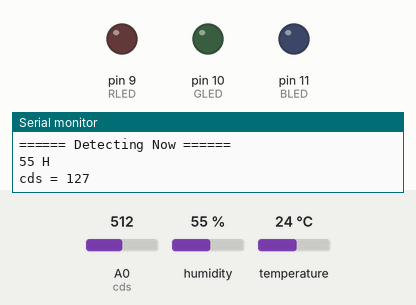
Recording of a sketch running on a simulated Arduino Uno, built with avr-gcc and run on an emulated ATmega328P. Shown: output pins drawn as LEDs (lit = HIGH), the last lines printed to the serial monitor. The test bench sets the inputs (shaded band); at power-on: humidity 55 %, A0 (cds) = 512, temperature 24 °C.

Above: at 2.3 s.
2.4 s: humidity set to 69 %
4.5 s: humidity set to 72 %
At 5.7 s:
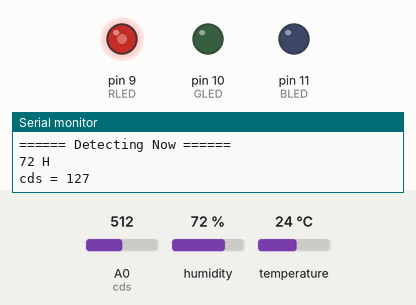
6.6 s: A0 (cds) set to 716
At 8.6 s:
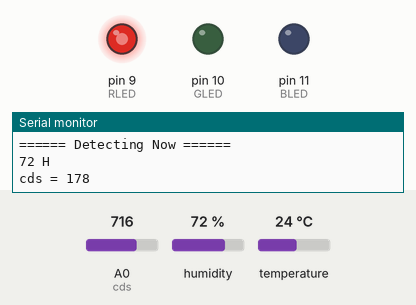
9.1 s: A0 (cds) set to 900
At 10.6 s:
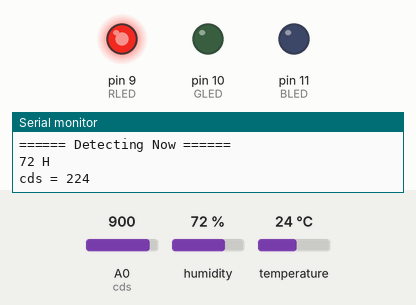
11.2 s: A0 (cds) set to 175
At 13.4 s:
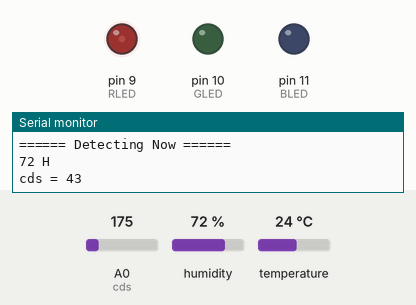
13.7 s: humidity set to 22 %
At 14.3 s:
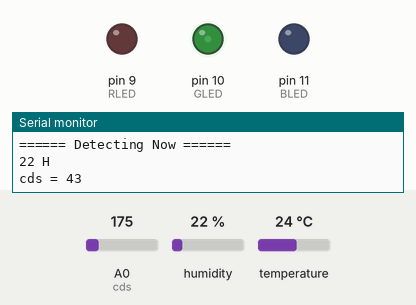
Timing chart, 0 to 16.7 s (numbered marks = the images above; inputs shaded):
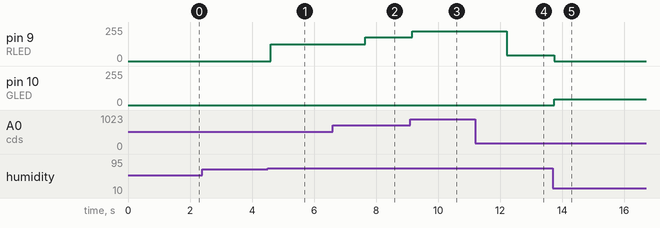

The sketch:

Midterm1-1.ino
```cpp
// 학적: 2017110059 디지털미디어학과 황수빈
// 프로그램 설명: 생활 공간의 습도와 조도에 따라 3색 LED로 측정치 표시하기

#include <SimpleDHT.h>

int cds = A0;     // 조도센서
int pinDHT11 = 2; // 온습도센서
int RLED=9;       // 9 번 핀을 사용하는 빨간색
int GLED=10;      // 10 번 핀을 사용하는 초록색
int BLED=11;      // 11 번 핀을 사용하는 파란색
SimpleDHT11 dht11(pinDHT11);

void setup() {
  Serial.begin(9600);    // 시리얼 통신을 설정 (전송 속도 9600bps)
  pinMode(RLED, OUTPUT); // RLED 를 출력으로 지정
  pinMode(GLED, OUTPUT); // GLED 를 출력으로 지정
  pinMode(BLED, OUTPUT); // BLED 를 출력으로 지정
}

void loop() {
  // start working...
  Serial.println("====== Detecting Now ======");

  // 1. 조도 센서 값 측정
  int cdsValue = analogRead(cds);

  // 2. 온습도 센서 값 측정
  byte temperature = 0;
  byte humidity = 0;
  int err = SimpleDHTErrSuccess;
  if ((err = dht11.read(&temperature, &humidity, NULL)) != SimpleDHTErrSuccess) {
    Serial.print("Read DHT11 failed, err="); Serial.println(err); delay(1000);
    return;
  }

  // 3. map함수와 constrain을 사용하여 조도센서의 밝기 범위를 0~1023에서 0~255로 변경
  cdsValue = map(cdsValue, 0, 1023, 0, 255);
  cdsValue = constrain(cdsValue, 0, 255);

  Serial.print((int)humidity); Serial.println(" H");
  Serial.print("cds = "); Serial.println(cdsValue);

  // 4. 3색 LED를 사용하여 각각의 단계에 해당하는 색깔을 표시
  /* 측정 기준,
      평균 습도: 53도 ~ 60도
      평균 조도: 170 ~ 185

      R: 습도가 높음. 습함.
      G: 조도가 낮음. 어두움.
      B: 둘 값 모두 평균
  */

  if (((int)humidity >= 53 && (int)humidity <= 60) && (cdsValue >= 170 && cdsValue <= 185)) {
    analogWrite(BLED,cdsValue);
    digitalWrite(RLED,LOW);
    digitalWrite(GLED,LOW);
  }else if ((int)humidity > 70) {
    analogWrite(RLED,cdsValue);
    digitalWrite(BLED, LOW);
    digitalWrite(GLED, LOW);
  }else if (cdsValue < 100) {
    analogWrite(GLED,cdsValue);
    digitalWrite(BLED, LOW);
    digitalWrite(RLED, LOW);
  }

  // DHT11 sampling rate is 1HZ.
  delay(1500);
}
```

Measured:
- the behaviour switches between 70 and 71 % on humidity (found by bisection; images 0 and 1)
- after the input at 4.5 s, pin 9 (RLED): 0/255 → 127/255 after 0.10 s
- after the input at 6.6 s, pin 9 (RLED): 127/255 → 178/255 after 1.0 s
- after the input at 9.1 s, pin 9 (RLED): 178/255 → 224/255 after 0.07 s
- after the input at 11.2 s, pin 9 (RLED): 224/255 → 43/255 after 1.0 s
- after the input at 13.7 s, pin 9 (RLED): 43/255 → 0/255 at once; pin 10 (GLED): 0/255 → 43/255 at once
